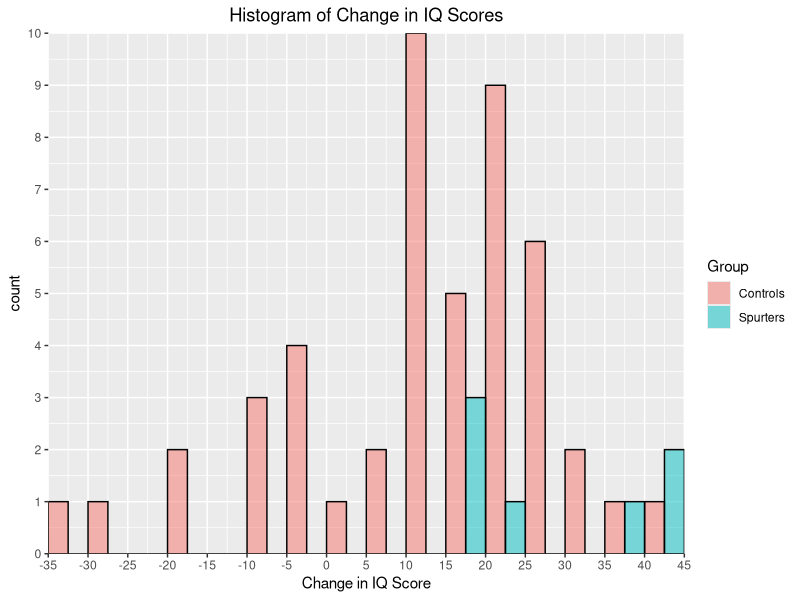
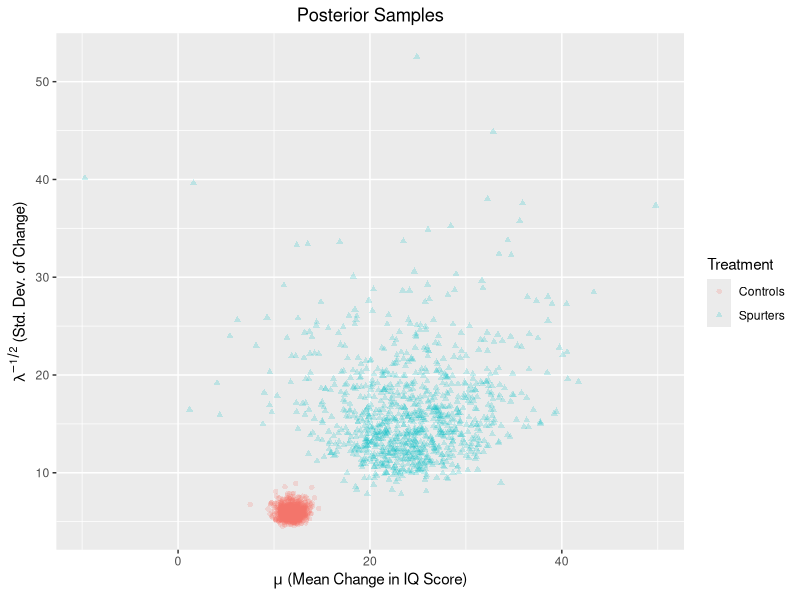
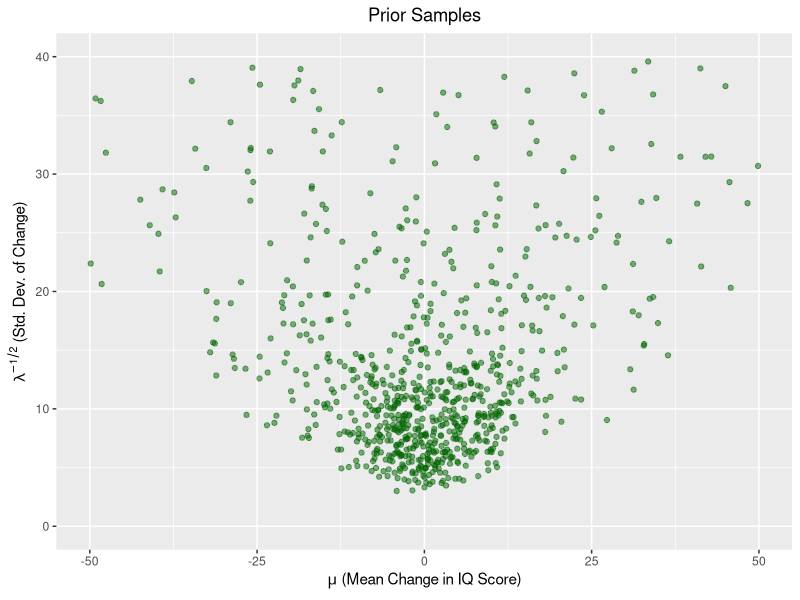
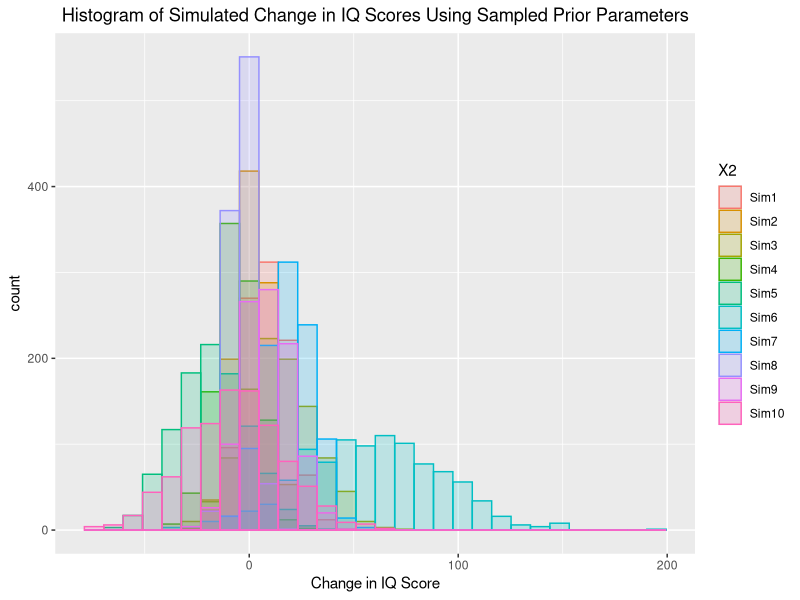

Recreate these plots in R, in order.
## ---- chunk 1
## don't use data in package, use data on lab assignment #
#install.packages("Sleuth3")
#library(Sleuth3)
library(plyr)
library(ggplot2)
library(dplyr)
#library(lestat)
library(xtable)
library(reshape)

# str(ex1321)
# ex1321$Treatment = revalue(ex1321$Treatment, 
#                            c("pygmalion" = "spurters"))

## ---- chunk 2

x = c(18, 40, 15, 17, 20, 44, 38)
y = c(-4, 0, -19, 24, 19, 10, 5, 10,
      29, 13, -9, -8, 20, -1, 12, 21,
      -7, 14, 13, 20, 11, 16, 15, 27,
      23, 36, -33, 34, 13, 11, -19, 21,
      6, 25, 30,22, -28, 15, 26, -1, -2,
      43, 23, 22, 25, 16, 10, 29)
iqData = data.frame(Treatment = 
                      c(rep("Spurters", length(x)),
                        rep("Controls", length(y))),
                    Gain = c(x, y))
#iqData = read.csv("pygmalion.csv", header = TRUE)
## ---- chunk 3

xLimits = seq(min(iqData$Gain) - (min(iqData$Gain) %% 5),
              max(iqData$Gain) + (max(iqData$Gain) %% 5),
              by = 5)

ggplot(data = iqData, aes(x = Gain, 
                          fill = Treatment, 
                          colour = I("black"))) + 
  geom_histogram(position = "dodge", alpha = 0.5, 
                 breaks = xLimits, closed = "left")+
  scale_x_continuous(breaks = xLimits, 
                     expand = c(0,0))+ 
  scale_y_continuous(expand = c(0,0), 
                     breaks = seq(0, 10, by = 1))+
  ggtitle("Histogram of Change in IQ Scores") + 
  labs(x = "Change in IQ Score", fill = "Group") + 
  theme(plot.title = element_text(hjust = 0.5))  


## ---- chunk 4
prior = data.frame(m = 0, c = 1, a = 0.5, b = 50)
findParam = function(prior, data){
  postParam = NULL
  c = prior$c
  m = prior$m
  a = prior$a
  b = prior$b
  n = length(data)
  postParam = data.frame(m = (c*m + n*mean(data))/(c + n), 
                c = c + n, 
                a = a + n/2, 
                b =  b + 0.5*(sum((data - mean(data))^2)) + 
                  (n*c *(mean(data)- m)^2)/(2*(c+n)))
  return(postParam)
}
postS = findParam(prior, x)
postC = findParam(prior, y)

## ---- chunk 5
xtable(rbind(prior = prior,
             `Spurters Posterior` = postS,
             `Controls Posterior` = postC), 
       caption = "Parameters")
## ---- chunk 6
# sampling from two posteriors 

sim = 1000
# initialize vectors to store samples
#mus = NULL
#lambdas = NULL
#muc = NULL
#lambdac = NULL


# for(i in 1:sim){
#   lambdas[i] = rgamma(1, postS$a, postS$b)
#   lambdac[i] = rgamma(1, postC$a, postC$b)
#   mus[i] = rnorm(1, postS$m, sqrt(1/(postS$c*lambdas[i])))
#   muc[i] = rnorm(1, postC$m, sqrt(1/(postC$c*lambdac[i])))
# }
lambdas = rgamma(sim, postS$a, postS$b)
lambdac = rgamma(sim, postC$a, postS$b)
mus = sapply(sqrt(1/(postS$c*lambdas)),rnorm, n = 1, mean = postS$m)
muc = sapply(sqrt(1/(postC$c*lambdac)),rnorm, n = 1, mean = postC$m)

simDF = data.frame(lambda = c(lambdas, lambdac),
                   mu = c(mus, muc),
                   Treatment = rep(c("Spurters", "Controls"),
                                   each = sim))
simDF$lambda = simDF$lambda^{-0.5}

ggplot(data = simDF, aes(x = mu, y = lambda, colour = Treatment, shape = Treatment)) +
  geom_point(alpha = 0.2) + 
  labs(x = expression(paste(mu, " (Mean Change in IQ Score)")),
       y = expression(paste(lambda^{-1/2}, " (Std. Dev. of Change)")))  + 
  ggtitle("Posterior Samples")+ 
  theme(plot.title = element_text(hjust = 0.5))
## ---- chunk 7
# approximate posterior probabilty
(apprx = mean(mus > muc))
## ---- chunk 8
# sample mu and lambda from prior 
sim = 1000
# initialize vectors to store samples
#mu = NULL
#lambda = NULL

# for(i in 1:sim){
#   lambda[i] = rgamma(1, prior$a, prior$b)
#   mu[i] = rnorm(1, prior$m, sqrt(1/(prior$c*lambda[i])))
# }
lambda = apply(as.matrix(sim), 1,rgamma, prior$a, prior$b)
mu = sapply(sqrt(1/(prior$c*lambda)), rnorm, n = 1, mean = prior$m)

simPrior = data.frame(lambda, mu)
simPrior$lambda = simPrior$lambda^{-0.5}

ggplot(data = simPrior, aes(x = mu, y = lambda)) +
  geom_point(alpha = 0.5, colour = "darkgreen") + 
  labs(x = expression(paste(mu, " (Mean Change in IQ Score)")),
       y = expression(paste(lambda^{-1/2}, " (Std. Dev. of Change)"))) +
  ggtitle("Prior Samples")+ 
  theme(plot.title = element_text(hjust = 0.5))+ 
  xlim(-50,50) + ylim(0, 40)


  



## ---- chunk 9
# sample 1000 data points from the latter 10 set of parameters

simData = mapply(rnorm, n = 1000, 
                 mean = tail(simPrior$mu, n = 10), 
                 sd = tail(simPrior$lambda, n = 10))
colnames(simData) = paste0("Sim", 1:10)
simData = melt(simData)[,2:3]

ggplot(data = simData, aes(x = value, fill = X2, colour = X2)) + 
  geom_histogram(alpha = 0.2, position = "identity") + 
  ggtitle("Histogram of Simulated Change in IQ Scores Using Sampled Prior Parameters") + 
  labs(x = "Change in IQ Score", lab = "Simulation") + 
  theme(plot.title = element_text(hjust = 0.5)) 
